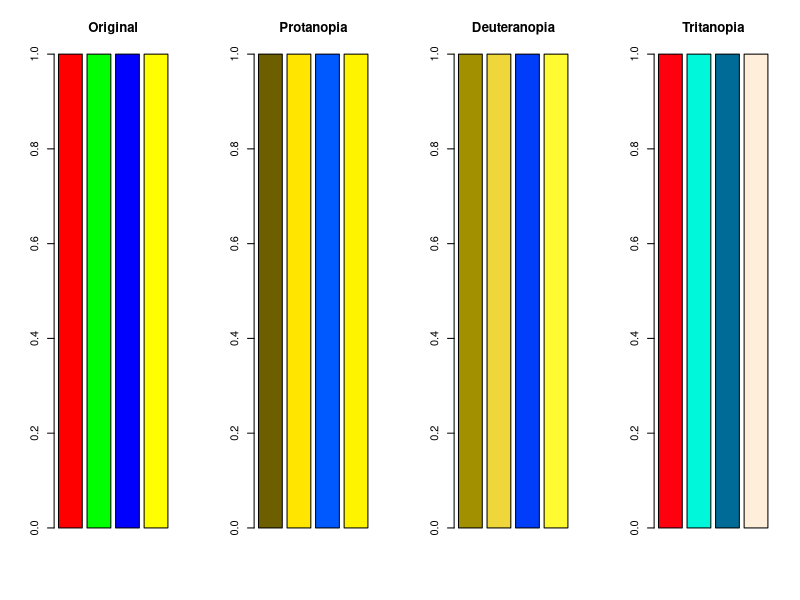
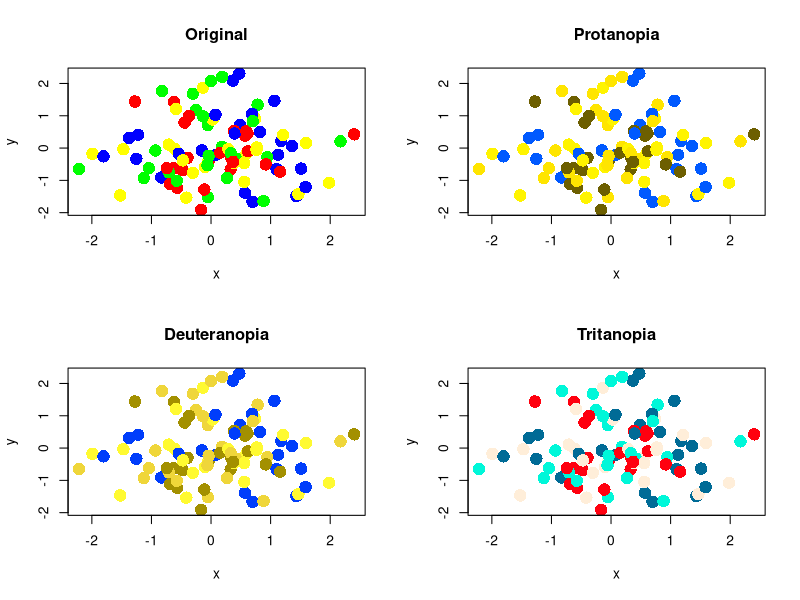
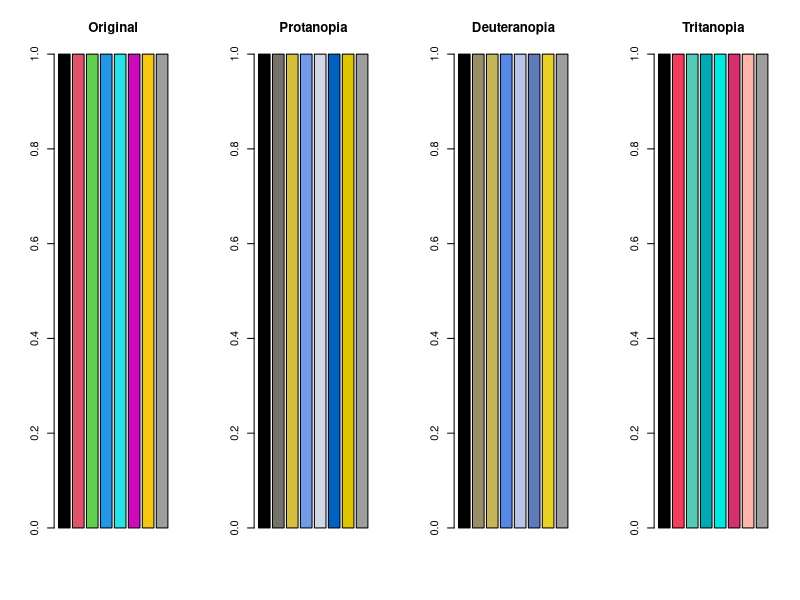
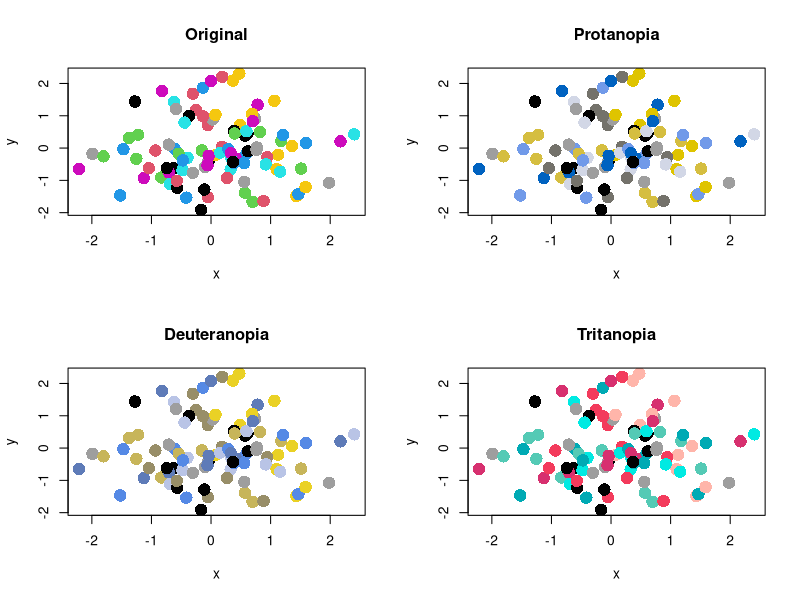
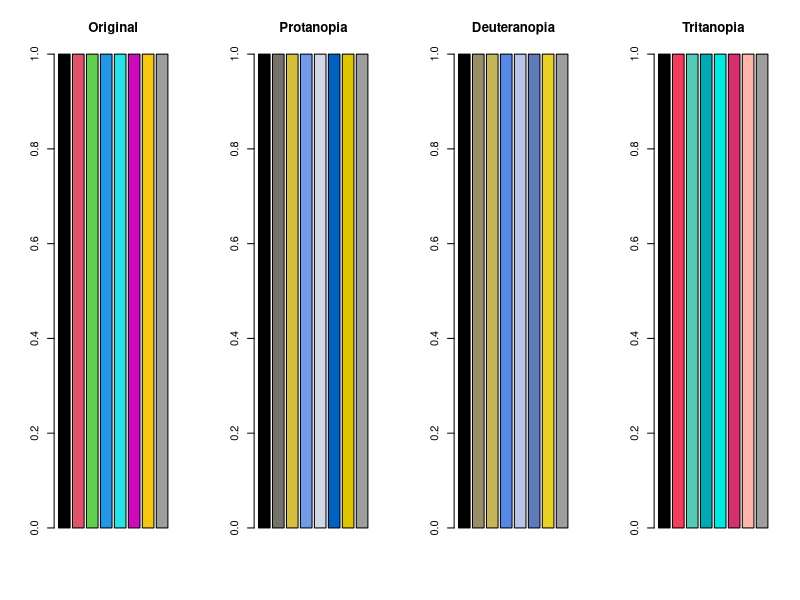
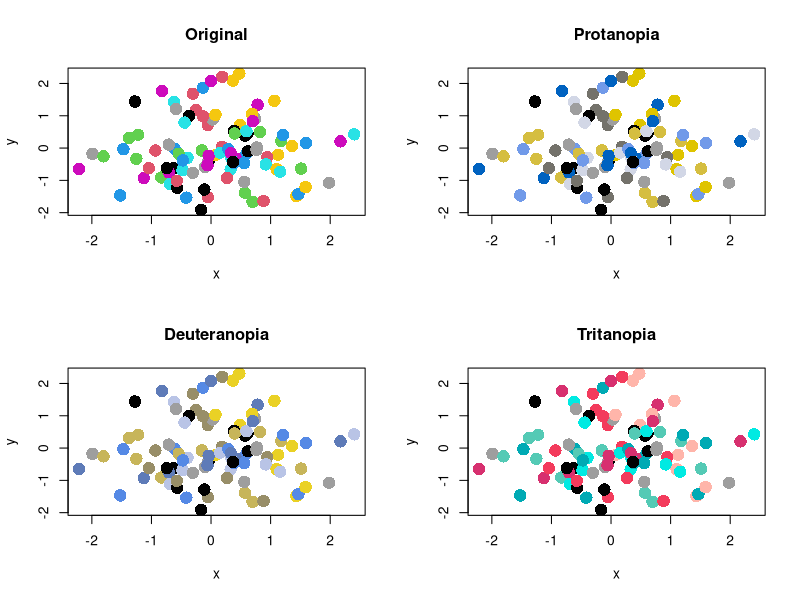
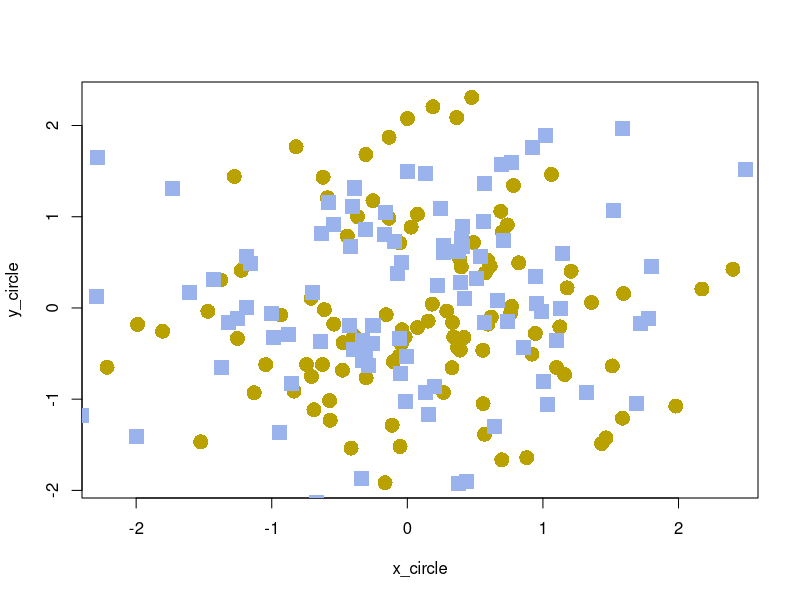
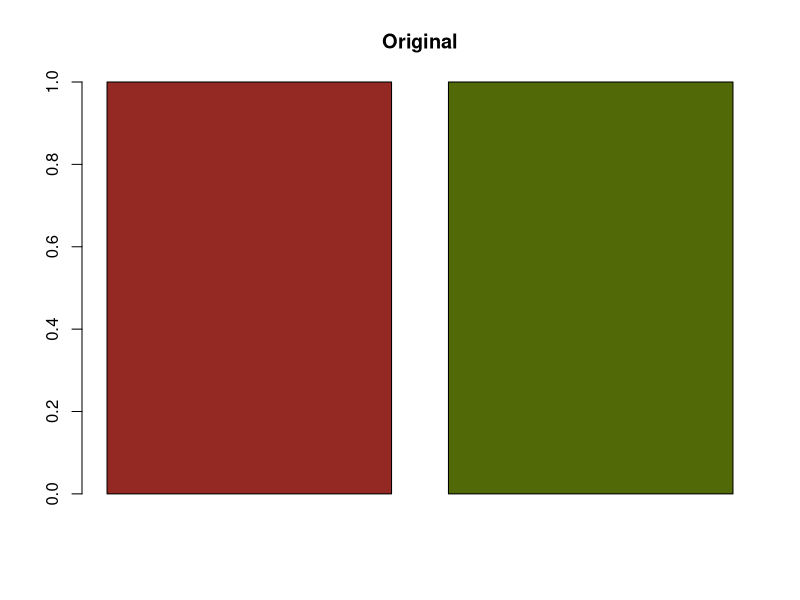

Source code (R) for these figures, in order:
## ---- chunk 1
# install.packages("colorspace") もしインストールされていなかったら
# renv::install("colorspace") renvを使っている場合
library(colorspace)
## ---- chunk 2
colors <- c("red", "green", "blue", "yellow") # 赤、緑、青、黄の色ベクトル
colors_protan <- protan(colors) # 1型色覚のシミュレーション
colors_deutan <- deutan(colors) # 2型色覚のシミュレーション
colors_tritan <- tritan(colors) # 3型色覚のシミュレーション
## ---- chunk 3
par(mfrow = c(1, 4))
barplot(rep(1, length(colors)), col = colors, main = "Original")
barplot(rep(1, length(colors_protan)), col = colors_protan, main = "Protanopia")
barplot(
  rep(1, length(colors_deutan)),
  col = colors_deutan,
  main = "Deuteranopia"
)
barplot(
  rep(1, length(colors_tritan)),
  col = colors_tritan,
  main = "Tritanopia"
)
## ---- chunk 4
set.seed(1)
x <- rnorm(100)
y <- rnorm(100)
par(mfrow = c(2, 2))
plot(x, y, col = colors, pch = 16, cex = 2, main = "Original")
plot(x, y, col = colors_protan, pch = 16, cex = 2, main = "Protanopia")
plot(x, y, col = colors_deutan, pch = 16, cex = 2, main = "Deuteranopia")
plot(x, y, col = colors_tritan, pch = 16, cex = 2, main = "Tritanopia")
## ---- chunk 5
colors_default <- palette() # Rのデフォルトカラーパレット
colors_default_protan <- protan(colors_default)
colors_default_deutan <- deutan(colors_default)
colors_default_tritan <- tritan(colors_default)

par(mfrow = c(1, 4))
barplot(rep(1, length(colors_default)), col = colors_default, main = "Original")
barplot(
  rep(1, length(colors_default_protan)),
  col = colors_default_protan,
  main = "Protanopia"
)
barplot(
  rep(1, length(colors_default_deutan)),
  col = colors_default_deutan,
  main = "Deuteranopia"
)
barplot(
  rep(1, length(colors_default_tritan)),
  col = colors_default_tritan,
  main = "Tritanopia"
)

par(mfrow = c(2, 2))
plot(x, y, col = colors_default, pch = 16, cex = 2, main = "Original")
plot(x, y, col = colors_default_protan, pch = 16, cex = 2, main = "Protanopia")
plot(
  x,
  y,
  col = colors_default_deutan,
  pch = 16,
  cex = 2,
  main = "Deuteranopia"
)
plot(
  x,
  y,
  col = colors_default_tritan,
  pch = 16,
  cex = 2,
  main = "Tritanopia"
)
## ---- chunk 6
colors_okabe_ito <- palette("Okabe-Ito")
colors_okabe_ito_protan <- protan(colors_okabe_ito)
colors_okabe_ito_deutan <- deutan(colors_okabe_ito)
colors_okabe_ito_tritan <- tritan(colors_okabe_ito)
par(mfrow = c(1, 4))
barplot(
  rep(1, length(colors_okabe_ito)),
  col = colors_okabe_ito,
  main = "Original"
)
barplot(
  rep(1, length(colors_okabe_ito_protan)),
  col = colors_okabe_ito_protan,
  main = "Protanopia"
)
barplot(
  rep(1, length(colors_okabe_ito_deutan)),
  col = colors_okabe_ito_deutan,
  main = "Deuteranopia"
)
barplot(
  rep(1, length(colors_okabe_ito_tritan)),
  col = colors_okabe_ito_tritan,
  main = "Tritanopia"
)
## ---- chunk 7
par(mfrow = c(2, 2))
plot(x, y, col = colors_okabe_ito, pch = 16, cex = 2, main = "Original")
plot(
  x,
  y,
  col = colors_okabe_ito_protan,
  pch = 16,
  cex = 2,
  main = "Protanopia"
)
plot(
  x,
  y,
  col = colors_okabe_ito_deutan,
  pch = 16,
  cex = 2,
  main = "Deuteranopia"
)
plot(
  x,
  y,
  col = colors_okabe_ito_tritan,
  pch = 16,
  cex = 2,
  main = "Tritanopia"
)
## ---- chunk 8
set.seed(1)
x_circle <- rnorm(100)
y_circle <- rnorm(100)
x_square <- rnorm(100)
y_square <- rnorm(100)
par(mfrow = c(1, 1))
plot(
  x_circle,
  y_circle,
  col = protan(2),
  pch = 16,
  cex = 2
)
points(
  x_square,
  y_square,
  col = protan(3),
  pch = 15,
  cex = 2
)
## ---- chunk 9
colors <- c("#932922", "#526907")
colors_protan <- protan(colors)
colors_deutan <- deutan(colors)
barplot(rep(1, length(colors)), col = colors, main = "Original")
barplot(rep(1, length(colors_protan)), col = colors_protan, main = "Protanopia")
barplot(
  rep(1, length(colors_deutan)),
  col = colors_deutan,
  main = "Deuteranopia"
)
## ---- chunk 10
colors <- c("#FF4B00", "#03AF7A")
colors_protan <- protan(colors)
colors_deutan <- deutan(colors)
barplot(rep(1, length(colors)), col = colors, main = "Original")
barplot(rep(1, length(colors_protan)), col = colors_protan, main = "Protanopia")
barplot(
  rep(1, length(colors_deutan)),
  col = colors_deutan,
  main = "Deuteranopia"
)
